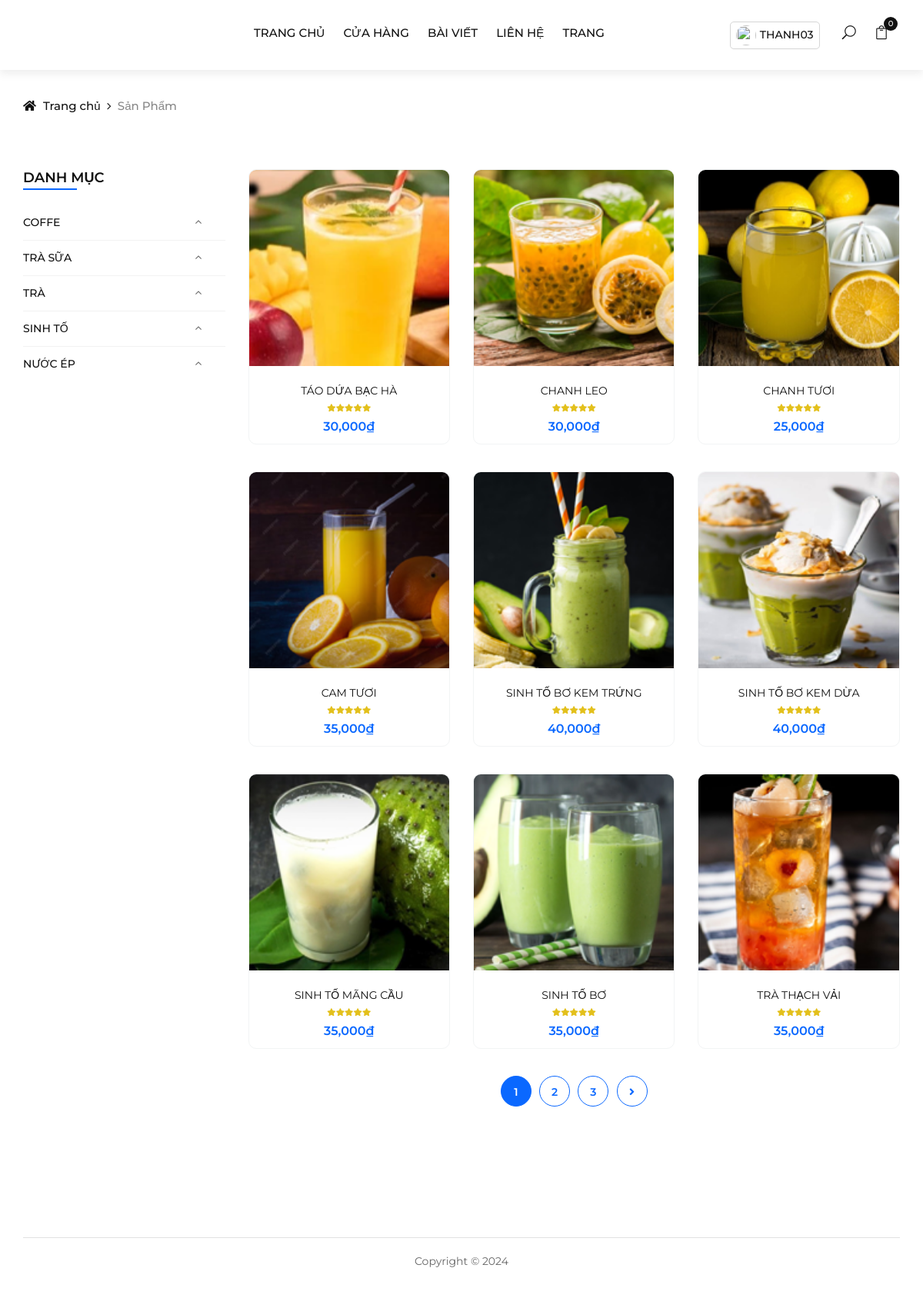
Page /index.php?url=cua-hang (signed in) on the committed database.
### tables this page shows
CREATE TABLE `categories` (
  `category_id` int(11) NOT NULL,
  `name` varchar(255) NOT NULL,
  `image` varchar(255) NOT NULL,
  `status` tinyint(1) NOT NULL DEFAULT 1
);

CREATE TABLE `products` (
  `product_id` int(11) NOT NULL,
  `category_id` int(11) NOT NULL,
  `name` varchar(255) NOT NULL,
  `image` varchar(255) NOT NULL,
  `quantity` int(11) NOT NULL,
  `price` int(11) NOT NULL,
  `sale_price` int(11) DEFAULT NULL,
  `create_date` datetime NOT NULL DEFAULT current_timestamp(),
  `views` int(11) NOT NULL DEFAULT 0,
  `details` text NOT NULL,
  `short_description` text NOT NULL,
  `status` tinyint(1) NOT NULL DEFAULT 1
);

### models/pdo_library.php (called while the page is built, shortened)
<?php
function pdo_query($sql){
    $sql_args = array_slice(func_get_args(), 1);
    try{
        $conn = pdo_get_connection();
        $stmt = $conn->prepare($sql);
        $stmt->execute($sql_args);
        $rows = $stmt->fetchAll();
        return $rows;
    }
    catch(PDOException $e){
        throw $e;
    }
    finally{
        unset($conn);
    }
}
?>

### models/CategoryModel.php (called while the page is built, shortened)
<?php
    class CategoryModel {
        public function select_all_categories() {
            $sql = "SELECT * FROM categories ORDER BY category_id";
            return pdo_query($sql);
        }
    }
?>

### models/ProductModel.php (called while the page is built, shortened)
<?php
    class ProductModel {
        function select_list_products($page, $perPage) {
            $start = ($page - 1) * $perPage;
            $sql = "SELECT * FROM products WHERE 1";
            $sql .= " AND status = 1 ORDER BY product_id DESC";
            $sql .= " LIMIT " . $start . ", " . $perPage;
            return pdo_query($sql);
        }
        public function count_products() {
            $sql = "SELECT product_id FROM products";
            return pdo_query($sql);
        }
    }
?>

### views/shop.php (the view, shortened to what this page needs)
<?php
    if (isset($_GET['page'])) {
        $page = $_GET['page'];
    } else {
        $page = 1;
    }
    $list_products = $ProductModel->select_list_products($page, 9);
    $list_catgories = $CategoryModel->select_all_categories();
?>
<div class="breadcrumb-option">
        <div class="container">
            <div class="row">
                <div class="col-lg-12">
                    <div class="breadcrumb__links">
                        <a href="index.php"><i class="fa fa-home"></i> Trang chủ</a>
                        <span>Sản Phẩm</span>
                    </div>
                </div>
            </div>
        </div>
    </div>
    <section class="shop spad">
        <div class="container">
            <div class="row">
                <div class="col-lg-3 col-md-3">
                    <div class="shop__sidebar">
                        <div class="sidebar__categories">
                            <div class="section-title">
                                <h4>DANH MỤC</h4>
                            </div>
                            <div class="categories__accordion">
                                <div class="accordion" id="accordionExample">
                                    <?php foreach ($list_catgories as $value) {
                                        extract($value);
                                    ?>
                                    <div class="card">
                                        <div class="card-heading active">
                                            <a href="index.php?url=danh-muc-san-pham&id=<?=$category_id?>" ><?=$name?></a>
                                        </div>
                                    </div>
                                    <?php
                                    }
                                    ?>
                                </div>
                            </div>
                        </div>
                    </div>
                </div>
                <div class="col-lg-9 col-md-9">
                    <div class="row">
                        <?php foreach ($list_products as $value) {
                            extract($value);
                        ?>
                        <div class="col-lg-4 col-md-6 col-6-rp-mobile">
                            <div class="product__item sale">
                                <div class="product__item__pic set-bg" data-setbg="upload/<?=$image?>">
                                    <ul class="product__hover">
                                    </ul>
                                </div>
                                <div class="product__item__text">
                                    <h6 class="text-truncate-1"><a href="index.php?url=chitietsanpham&id_sp=<?=$product_id?>&id_dm=<?=$category_id?>"><?=$name?></a></h6>
                                    <div class="rating">
                                        <i class="fa fa-star"></i>
                                        <i class="fa fa-star"></i>
                                        <i class="fa fa-star"></i>
                                        <i class="fa fa-star"></i>
                                        <i class="fa fa-star"></i>
                                    </div>
                                    <div class="product__price"><?=number_format($price)."₫"?> </div>
                                </div>
                            </div>
                        </div>
                        <?php
                        }
                        ?>
                        <?php
                            $qty_product = $ProductModel->count_products();
                            $totalProducts = count($qty_product);
                            $productsPerPage = 9;
                            $totalProducts = intval($totalProducts);
                            $productsPerPage = intval($productsPerPage);
                            $numberOfPages = ceil($totalProducts / $productsPerPage);
                            $currentPage = isset($_GET['page']) ? intval($_GET['page']) : 1;
                            $html_pagination = '';
                            $pagination_next = '';
                            for ($i = 1; $i <= $numberOfPages; $i++) {
                                if ($i === $currentPage) {
                                    $active = 'active';
                                } else {
                                    $active = '';
                                }
                                $html_pagination .= '
                                    <a class="' . $active . '" href="index.php?url=cua-hang&page=' . $i . '">' . $i . '</a>
                                ';
                                if ($currentPage < $numberOfPages) {
                                    $pagination_next = '
                                        <a href="index.php?url=cua-hang&page=' . ($currentPage + 1) . '"><i class="fa fa-angle-right"></i></a>
                                    ';
                                }
                            }
                        ?>
                        <div class="col-lg-12 text-center">
                            <div class="pagination__option">
                                <?=$html_pagination?>
                                <?=$pagination_next?>
                            </div>
                        </div>
                    </div>
                </div>
            </div>
        </div>
    </section>

### public/css/style.css (style rules this page uses)
html, body { height: 100%; font-family: "Montserrat", sans-serif; -webkit-font-smoothing: antialiased; }
h1, h2, h3, h4, h5, h6 { margin: 0; color: #111111; font-weight: 400; font-family: "Montserrat", sans-serif; }
h4 { font-size: 24px; }
h6 { font-size: 16px; }
ul, ol { padding: 0; margin: 0; }
.section-title { margin-bottom: 45px; }
.section-title h4 { color: #111111; font-weight: 600; text-transform: uppercase; position: relative; display: inline-block; }
.section-title h4:after { position: absolute; left: 0; bottom: -4px; height: 2px; width: 70px; background: #0A68FF; content: ""; }
.set-bg { background-repeat: no-repeat; background-size: cover; background-position: top center; }
.spad { padding-top: 100px; padding-bottom: 100px; }
.text-truncate-1 { display: -webkit-box; -webkit-line-clamp: 1; -webkit-box-orient: vertical; overflow: hidden; text-overflow: ellipsis; max-width: 100%; padding: 0; height: 22px; white-space: normal; }
.breadcrumb-option { padding-top: 35px; }
.breadcrumb__links a { font-size: 15px; font-weight: 500; color: #111111; margin-right: 18px; display: inline-block; position: relative; }
.breadcrumb__links a:after { position: absolute; right: -14px; top: 0; content: "\f105"; font-family: "FontAwesome"; }
.breadcrumb__links a i { margin-right: 5px; }
.breadcrumb__links span { font-size: 15px; font-weight: 500; color: #888888; display: inline-block; }
.product__item { margin-bottom: 35px; border-radius: 10px; overflow: hidden; border: 1px solid #F2F4F5; }
.product__item.sale .product__item__text { margin-bottom: 10px; }
.product__item.sale .product__item__text .product__price { color: #0A68FF; }
.product__item__pic { height: 255px; position: relative; overflow: hidden; }
.product__hover { position: absolute; left: 0; width: 100%; bottom: 30px; text-align: center; }
.product__item__text { text-align: center; padding-top: 22px; }
.product__item__text h6 a { font-size: 14px; color: #111111; }
.product__item__text .rating { line-height: 18px; margin-bottom: 5px; }
.product__item__text .rating i { font-size: 10px; color: #e3c01c; margin-right: -4px; }
.product__item__text .rating i:last-child { margin-right: 0; }
.product__item__text .product__price { color: #111111; font-weight: 600; }
.shop { padding-top: 70px; padding-bottom: 80px; }
.sidebar__categories { margin-bottom: 50px; }
.sidebar__categories .section-title { margin-bottom: 35px; }
.sidebar__categories .section-title h4 { font-size: 18px; }
.categories__accordion .card { border: none; border-radius: 0; padding-bottom: 12px; border-bottom: 1px solid #f2f2f2 !important; margin-bottom: 12px; }
.categories__accordion .card:last-child { padding-bottom: 0; margin-bottom: 0; border-bottom: none !important; }
.categories__accordion .card-heading { cursor: pointer; }
.categories__accordion .card-heading a { font-size: 14px; font-weight: 500; color: #111111; display: block; }
.categories__accordion .card-heading a:after, .categories__accordion .card-heading > a.active[aria-expanded=false]:after { content: "\f107"; font-size: 14px; font-family: "FontAwesome"; color: #666666; position: absolute; right: 30px; top: 0px; }
.categories__accordion .card-heading.active a:after { content: "\f106"; font-size: 14px; font-family: "FontAwesome"; color: #666666; position: absolute; right: 30px; top: -1px; }
.pagination__option a { display: inline-block; height: 40px; width: 40px; border: 1px solid #0A68FF; border-radius: 50%; font-size: 14px; color: #0A68FF; font-weight: 600; line-height: 40px; text-align: center; -webkit-transition: all, 0.3s; -moz-transition: all, 0.3s; -ms-transition: all, 0.3s; -o-transition: all, 0.3s; transition: all, 0.3s; margin-right: 6px; }
.pagination__option a:last-child { margin-right: 0; }
.pagination__option a i { font-weight: 600; }
.pagination__option .active { background: #0A68FF; border-color: #0A68FF; color: #ffffff; }
@media only screen and (min-width: 1200px) { .container { max-width: 1170px; } }
.card { position: relative; display: -webkit-box; display: -ms-flexbox; display: flex; -webkit-box-orient: vertical; -webkit-box-direction: normal; -ms-flex-direction: column; flex-direction: column; min-width: 0; word-wrap: break-word; background-color: #fff; background-clip: border-box; border: 1px solid rgba(0, 0, 0, 0.1); border-radius: 0.1rem; }

### rows in the picture
categories: name "COFFE"
categories: name "TRÀ SỮA"
categories: name "TRÀ"
categories: name "SINH TỐ"
categories: name "NƯỚC ÉP"
products: shows a picture, name "TÁO DỨA BẠC HÀ", price "30,000"
products: shows a picture, name "CHANH LEO", price "30,000"
products: shows a picture, name "CHANH TƯƠI", price "25,000"
products: shows a picture, name "CAM TƯƠI", price "35,000"
products: shows a picture, name "SINH TỐ BƠ KEM TRỨNG", price "40,000"
products: shows a picture, name "SINH TỐ BƠ KEM DỪA", price "40,000"
products: shows a picture, name "SINH TỐ MÃNG CẦU", price "35,000"
products: shows a picture, name "SINH TỐ BƠ", price "35,000"
products: shows a picture, name "TRÀ THẠCH VẢI", price "35,000"

### other values in the picture
$_SESSION['user']['username'] "THANH03"
$count_carts "0"
